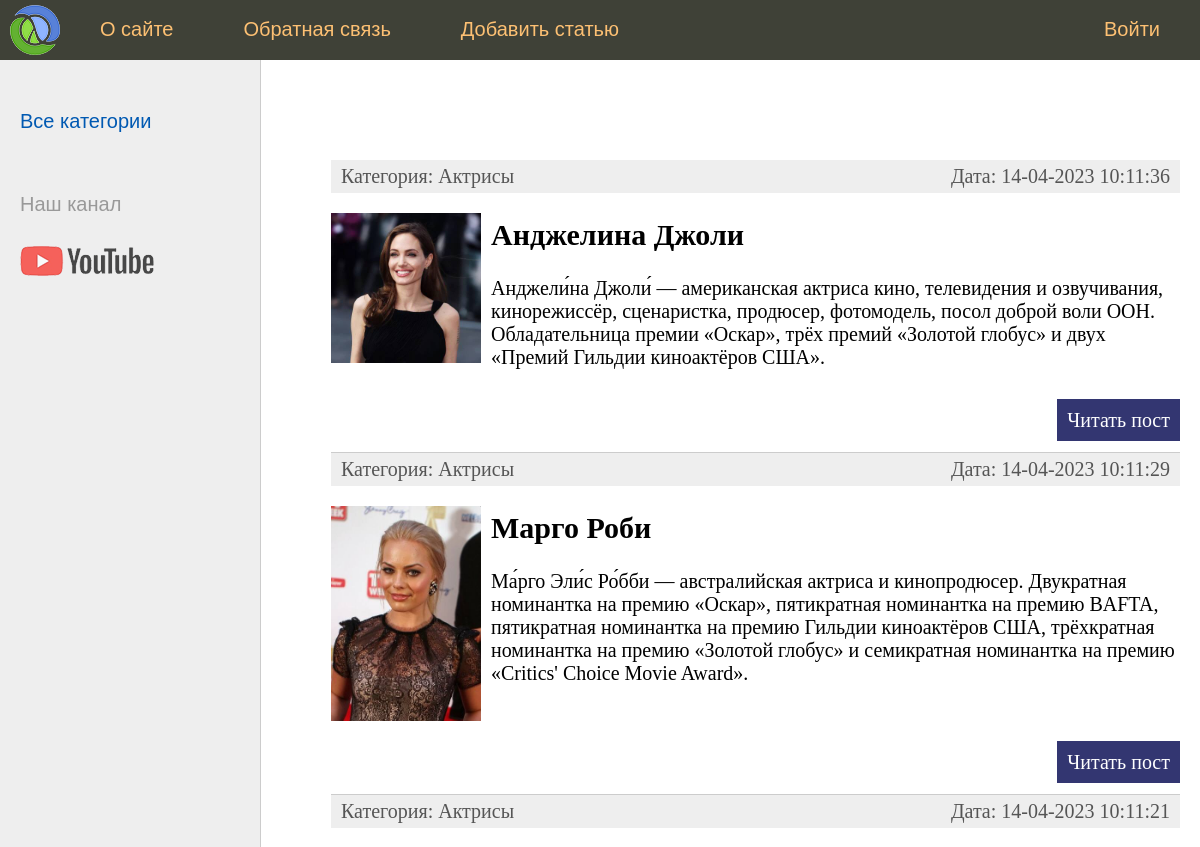
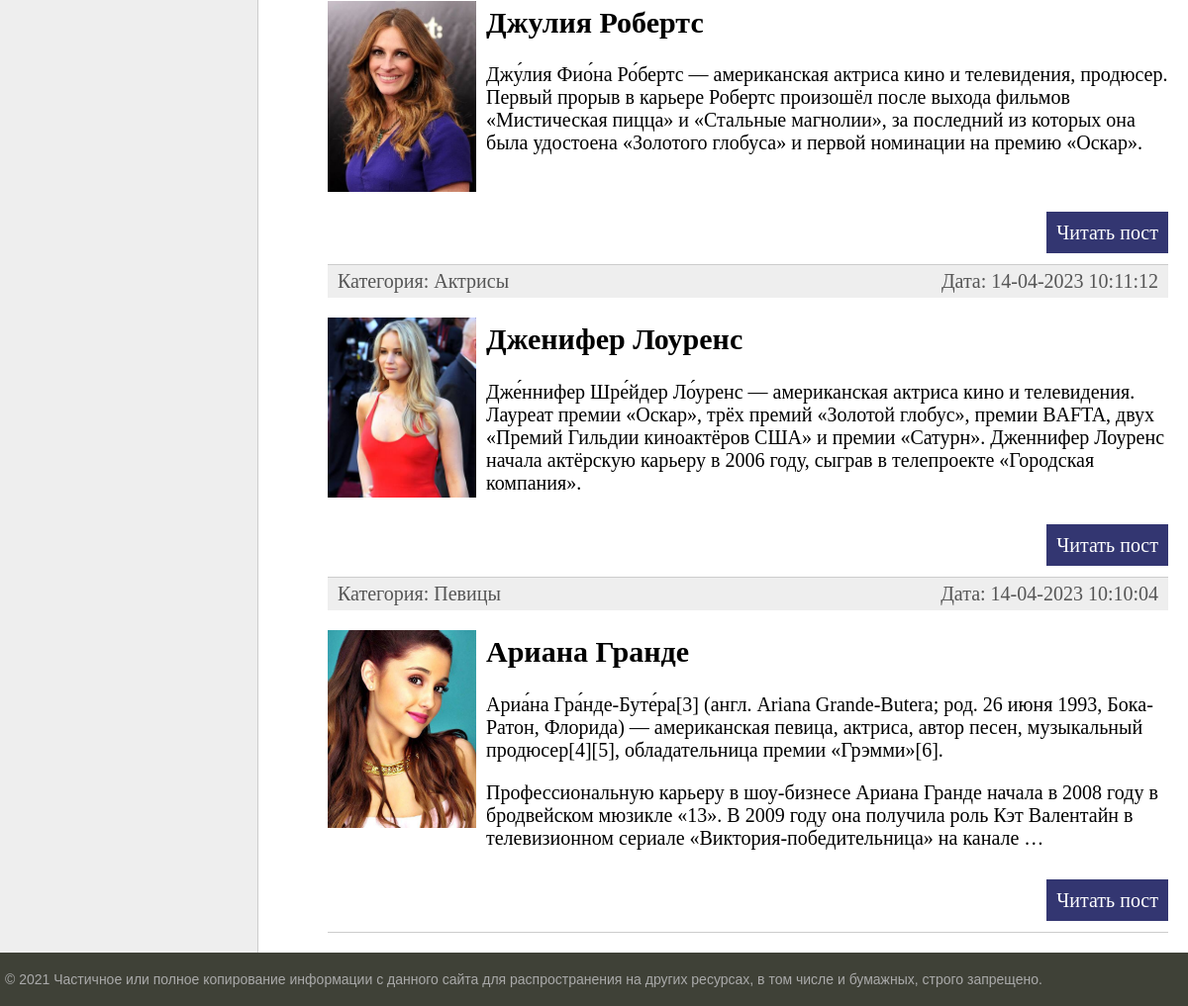
The page / on the database its author committed (2 pictures, top to bottom).
### main/models.py (models this page shows, shortened)
class Women(models.Model):
    title = models.CharField(max_length=255, verbose_name='Заголовок')
    content = models.TextField(blank=True, verbose_name='Текст статьи')
    photo = models.ImageField(upload_to='photos/%Y/%m/%d/', verbose_name='фото')
    time_create = models.DateTimeField(auto_now_add=True, verbose_name='Время создания')
    time_update = models.DateTimeField(auto_now=True, verbose_name='Время изменения')
    is_published = models.BooleanField(default=True, verbose_name='Публикация')
    cat = models.ForeignKey('Category', on_delete=models.PROTECT, null=True, verbose_name='Категория')
    def get_absolute_url(self):
        return reverse('post', kwargs={'post_id': self.pk})
    class Meta:
        verbose_name = 'Известные Женщины'
        verbose_name_plural = 'Известные Женщины'
        ordering = ['time_create', 'title']

class Category(models.Model):
    name = models.CharField(max_length=100, db_index=True, verbose_name='Категория')
    def __str__(self):
        return self.name
    class Meta:
        verbose_name = 'Категории'
        verbose_name_plural = 'Категории'
        ordering = ['id']

### main/views.py (the view)
# urls.py: path('', index, name='home'),
def index(request):
    posts = Women.objects.all()
    context = {
        'posts': posts,
        'menu': menu,
        'title': 'Главная страница',
        'cat_selected': 0,
    }
    return render(request, 'main/index.html', context=context)

### main/templates/main/index.html (shortened to what this page needs)
{% extends 'main/base.html' %}
{% block content %}
<ul class="list-articles">
    {% for p in posts %}
    <li>
        <div class="article-panel">
            <p class="first">Категория: {{p.cat}}</p>
            <p class="last">Дата: {{p.time_update|date:"d-m-Y H:i:s"}}</p>
        </div>
        {% if p.photo %}
        <p><img class="img-article-left thumb" src="{{p.photo.url}}" alt="Фото"></p>
        {% endif %}
        <h2>{{p.title}}</h2>
        {% autoescape on %}
        {{p.content|linebreaks|truncatewords:50}}
        {% endautoescape %}
        <p class="link-read-post"><a href="{{ p.get_absolute_url }}">Читать пост</a></p>
    </li>
    {% endfor %}
</ul>
{% endblock %}

### main/templates/main/base.html (shortened to what this page needs)
{% load static %}
{% load main_tags %}
<!DOCTYPE html>
<html>
<head>
    <link type="text/css" href="{% static 'main/css/styles.css' %}" rel="stylesheet"/>
</head>
<body>
<table class="table-page" border=0 cellpadding="0" cellspacing="0">
    <tr>
        <td valign=top>
            {% block mainmenu %}
            <div class="header">
                <ul id="mainmenu" class="mainmenu">
                    <li class="logo"><a href="{% url 'home' %}">
                        <div class="logo"></div>
                    </a></li>
                    {% for m in menu %}
                    {% if not forloop.last %}
                    <li><a href="{% url m.url_name %}">{{m.title}}</a></li>
                    {% else %}
                    <li class="last"><a href="{% url m.url_name %}">{{m.title}}</a></li>
                    {% endif %}
                    {% endfor %}
                </ul>
            </div>
            {% endblock mainmenu %}
            <table class="table-content" border=0 cellpadding="0" cellspacing="0">
                <tr>
                    <td valign="top" class="left-chapters">
                        {% getcats as categories %}
                        <ul id="leftchapters">
                            {% if cat_selected == 0 %}
                            <li class="selected">Все категории</li>
                            {% else %}
                            <li><a href="{% url 'home' %}">Все категории</a></li>
                            {% endif %}
                            <li class="share">
                                <p>Наш канал</p>
                                <a class="share-yt"
                                   href="https://www.youtube.com/channel/UClJzWfGWuGJL2t-3dYKcHTA/playlists"
                                   target="_blank" rel="nofollow"></a>
                            </li>
                        </ul>
                    </td>
                    <td valign="top" class="content">
                        <div class="content-text">
                            {% block content %}
                            {% endblock %}
                        </div>
                    </td>
                </tr>
            </table>
        </td>
    </tr>
    <tr>
        <td valign=top>
            <div id="footer">
                <p>&copy; 2021 Частичное или полное копирование информации с данного сайта для распространения на других
                    ресурсах, в том числе и бумажных, строго запрещено.</p>
            </div>
        </td>
    </tr>
</table>
</body>
</html>

### main/static/main/css/styles.css (style rules this page uses)
html, body { font-family: 'Arial'; margin: 0; padding: 0; height: 100%; width: 100%; color: #444; }
a { color: #0059b2; text-decoration: none; }
img { max-width: 600px; height: auto; }
img.img-article-left { max-width: 300px; height: auto; float: left; padding: 0 10px 10px 0; }
img.img-article-left.thumb { max-width: 150px; height: auto; }
p.link-read-post { text-align: right; }
p.link-read-post a { padding: 10px; min-width: 100px; background: #333671; color: #fff; text-decoration: none; }
div.article-panel { background: #eee; padding: 5px 10px 5px 10px; box-sizing border-box; overflow: hidden; color: #555; }
div.article-panel p.first { margin: 0; float: left; }
div.article-panel p.last { margin: 0; float: right; }
ul.list-articles { list-style: none; margin: 0; padding: 0; }
ul.list-articles li { border-bottom: 1px solid #ccc; }
.table-page { width: 100%; height: 100%; vertical-align: top; }
.table-page tr { height: 100%; }
.header { background: #3F4137; height: 60px; }
.logo { background: url('../images/logo.png') no-repeat 10px 5px; width: 70px; height: 60px; }
ul.mainmenu { list-style: none; margin: 0; padding: 0; height: 60px; color: #fdc073; font-size: 20px; overflow: hidden; }
ul.mainmenu li { float: left; margin: 18px 40px 0 30px; }
ul.mainmenu li.logo { margin: 0; }
ul.mainmenu li.last { float: right; }
ul.mainmenu li a { color: #fdc073; text-decoration: none; }
.table-content { width: 100%; min-height: 100%; height: 100%; }
.left-chapters { margin: 0; background: #eee; border-right: 1px solid #ccc; min-height: 100%; }
.left-chapters ul { width: 230px; min-height: 100%; margin: 0; padding: 20px 10px 10px 20px; list-style: none; font-size: 20px; }
.left-chapters ul li { margin: 30px 0 0 0; color: #999; }
.left-chapters ul li.selected { color: #0059b2; }
.left-chapters ul li a { color: #444; text-decoration: none; }
.left-chapters ul li.share { margin: 60px 0 0 0; }
.left-chapters ul li.share p { margin: 30px 0 30px 0; }
.left-chapters ul li.share a { display: inline-block; width: 40px; height: 40px; margin: 0 20px 0 0; }
.left-chapters ul li.share a.share-yt { width: 100%; height: 30px; background: url('../images/share_yt.png') no-repeat 0 0 }
.content { padding: 40px 20px 20px 40px; width: 100%; box-sizing: border-box; }
.content-text { margin: 60px 0 0 30px; color: #000; font-size: 20px; font-family: Yandex Sans Display Light; }
#footer { box-sizing: border-box; background: #3F4137; padding: 5px; color: #aaa; font-size: 14px; font-family: Verdana, Geneva, Arial, Helvetica; text-align: left; overflow: hidden; }

### rows shown on the page
Women: cat "Актрисы", time_update "14-04-2023 10:11:36", photo (picture), title "Анджелина Джоли", content "Анджели́на Джоли́ — американская актриса кино, телевидения и озвучивания, кинорежиссёр, сценаристка, продюсер, фотомодель, посол доброй воли ООН. Обладательница премии «Оскар», трёх премий «Золотой глобус» и двух «Премий Гильдии киноактёров США»."
Women: cat "Актрисы", time_update "14-04-2023 10:11:29", photo (picture), title "Марго Роби", content "Ма́рго Эли́с Ро́бби — австралийская актриса и кинопродюсер. Двукратная номинантка на премию «Оскар», пятикратная номинантка на премию BAFTA, пятикратная номинантка на премию Гильдии киноактёров США, трёхкратная номинантка на премию «Золотой глобус» и семикратная номинантка на премию «Critics' Choice Movie Award»."
Women: cat "Актрисы", time_update "14-04-2023 10:11:21", photo (picture), title "Джулия Робертс", content "Джу́лия Фио́на Ро́бертс — американская актриса кино и телевидения, продюсер. Первый прорыв в карьере Робертс произошёл после выхода фильмов «Мистическая пицца» и «Стальные магнолии», за последний из которых она была удостоена «Золотого глобуса» и первой номинации на премию «Оскар»."
Women: cat "Актрисы", time_update "14-04-2023 10:11:12", photo (picture), title "Дженифер Лоуренс", content "Дже́ннифер Шре́йдер Ло́уренс — американская актриса кино и телевидения. Лауреат премии «Оскар», трёх премий «Золотой глобус», премии BAFTA, двух «Премий Гильдии киноактёров США» и премии «Сатурн». Дженнифер Лоуренс начала актёрскую карьеру в 2006 году, сыграв в телепроекте «Городская компания»."
Women: cat "Певицы", time_update "14-04-2023 10:10:04", photo (picture), title "Ариана Гранде", content "Ариа́на Гра́нде-Буте́ра[3] (англ. Ariana Grande-Butera; род. 26 июня 1993, Бока-Ратон, Флорида) — американская певица, актриса, автор песен, музыкальный продюсер[4][5], обладательница премии «Грэмми»[6]. Профессиональную карьеру в шоу-бизнесе Ариана Гранде начала в 2008 году в бродвейском мюзикле «13». В 2009 году она получила роль Кэт Валентайн в телевизионном сериале «Виктория-победительница» на канале …"

### other values the page prints
{{ m.title }} "О сайте" "Обратная связь" "Добавить статью"
{{ m.title }} "Войти"
